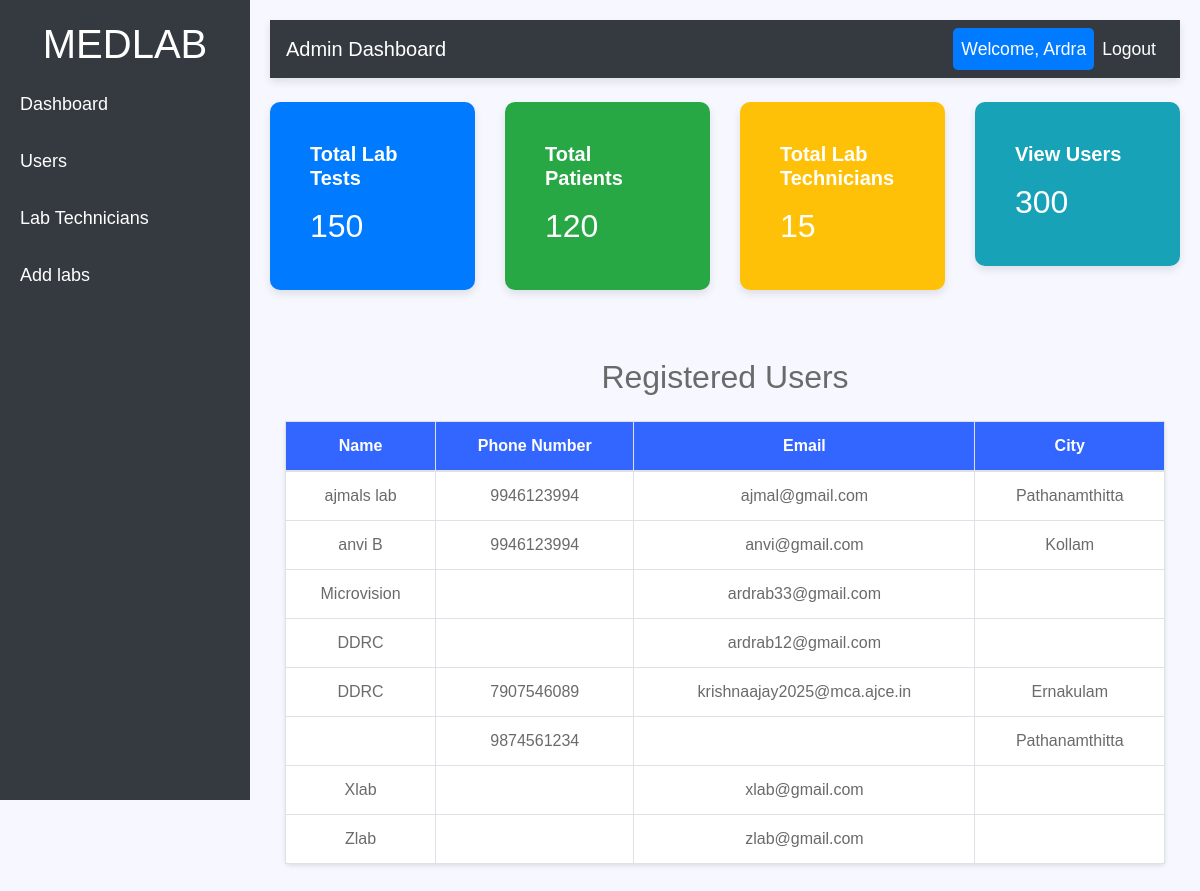
The app's page /labtechs/ (signed in) with its own data.
### myapp/models.py (models this page shows, shortened)
class User(AbstractUser):
    GENDER_CHOICES = [
        ('male', 'Male'),
        ('female', 'Female'),
        ('other', 'Other'),
    ]
    gender = models.CharField(
        max_length=10,
        blank=True,
        choices=GENDER_CHOICES
    )
    dob = models.DateField(null=True, blank=True)
    phone = models.CharField(max_length=15, null=True, blank=True)
    email = models.EmailField(unique=True)  # Ensure email is unique
    role = models.IntegerField(default=0)
    face_image = models.ImageField(upload_to='face_images/', null=True, blank=True)

class UserProfile(models.Model):
    lad_id = models.AutoField(primary_key=True)
    user = models.ForeignKey(settings.AUTH_USER_MODEL, on_delete=models.CASCADE, related_name='profiles')
    city = models.CharField(max_length=255)
    phone_no = models.CharField(max_length=15)
    license_no = models.CharField(max_length=255)
    profile_completed = models.BooleanField(default=False)

### myapp/views.py (the view)
# urls.py: path('labtechs/', views.labtech_list_view, name='labtech_list'),
@never_cache
@login_required
def labtech_list_view(request):
    users = User.objects.filter(role=2).prefetch_related('profiles')
    return render(request, 'admins/labtech.html', {'users': users})

### templates/admins/labtech.html (shortened to what this page needs)
{% load static %}
<!doctype html>
<html lang="en">
<head>
    <link rel="stylesheet" href="{% static 'assets/css/bootstrap.min.css' %}">
    <link rel="stylesheet" href="{% static 'assets/css/fontawsom-all.min.css' %}">
    <link rel="stylesheet" href="{% static 'assets/plugins/slider/css/owl.carousel.min.css' %}">
    <link rel="stylesheet" href="{% static 'assets/plugins/slider/css/owl.theme.default.css' %}">
    <link rel="stylesheet" type="text/css" href="{% static 'assets/css/style.css' %}" />
</head>
<body>
    <div class="sidebar">
        <h1 class="text-center text-white">MEDLAB</h1>
        <a href="{% url 'adminindex' %}">Dashboard</a>
        <a href="{% url 'user_list' %}">Users</a>
        <a href="{% url 'labtech_list' %}">Lab Technicians</a>
        <a href="{% url 'addlab' %}">Add labs</a>
    </div>
    <div class="main-content">
        <nav class="navbar navbar-expand-lg navbar-dark bg-dark">
            <a class="navbar-brand" href="#">Admin Dashboard</a>
            <div class="collapse navbar-collapse" id="navbarNav">
                <ul class="navbar-nav ml-auto">
                    <li class="nav-item">
                        <a class="nav-link active" href="#">Welcome, {{ user.first_name }}</a>
                    </li>
                    <li class="nav-item">
                        <a class="nav-link" href="{% url 'logout' %}">Logout</a>
                    </li>
                </ul>
            </div>
        </nav>
        <div class="container-fluid mt-4">
            <div class="row">
                <div class="col-md-3">
                    <div class="dashboard-card bg-primary text-white">
                        <div class="card-body">
                            <h5 class="card-title">Total Lab Tests</h5>
                            <p class="card-text" id="totalLabTests">0</p>
                        </div>
                    </div>
                </div>
                <div class="col-md-3">
                    <div class="dashboard-card bg-success text-white">
                        <div class="card-body">
                            <h5 class="card-title">Total Patients</h5>
                            <p class="card-text" id="totalPatients">0</p>
                        </div>
                    </div>
                </div>
                <div class="col-md-3">
                    <div class="dashboard-card bg-warning text-white">
                        <div class="card-body">
                            <h5 class="card-title">Total Lab Technicians</h5>
                            <p class="card-text" id="totalLabTechnicians">0</p>
                        </div>
                    </div>
                </div>
                <div class="col-md-3">
                    <div class="dashboard-card bg-info text-white">
                        <div class="card-body">
                            <h5 class="card-title">View Users</h5>
                            <p class="card-text" id="viewUsers">0</p>
                        </div>
                    </div>
                </div>
            </div>
            <div class="container mt-5">
                <h2 class="mb-4 text-center">Registered Users</h2>
                <table class="table table-bordered">
                    <thead>
                        <tr>
                            <th>Name</th>
                            <th>Phone Number</th>
                            <th>Email</th>
                            <th>City</th>
                        </tr>
                    </thead>
                    <tbody>
                        {% for user in users %}
                        <tr>
                            <td>{{ user.first_name }} {{ user.last_name }}</td>
                            <td>{{ user.profiles.first.phone_no }}</td>
                            <td>{{ user.email }}</td>
                            <td>{{ user.profiles.first.city }}</td>
                        </tr>
                        {% endfor %}
                    </tbody>
                </table>
            </div>
        </div>
    </div>
</body>

### static/assets/css/style.css (style rules this page uses)
* { margin: 0px; padding: 0px; list-style: none; }
a { text-decoration: none; outline: none; color: #444; }
ul { margin-bottom: 0; padding-left: 0; }
html, body { height: 100%; }
p { margin-bottom: 0px; width: 100%; }
::placeholder { color: #747f8a !important; font-size: 13px; opacity: .5 !important; }
.container-fluid { padding: 0px; }
h1, h2, h3, h4, h5, h6 { font-family: "mouse-500", Arial, Helvetica, sans-serif; }
body { background-color: #f7f7ff !important; font-family: "mouse-300", Arial, Helvetica, sans-serif; color: #6A6A6A; }

### templates/admins/labtech.html (style rules this page uses)
body { font-family: 'Arial', sans-serif; background-color: #f8f9fa; }
.sidebar { height: 100vh; position: fixed; top: 0; left: 0; width: 250px; background-color: #343a40; padding-top: 20px; }
.sidebar a { padding: 15px 20px; text-decoration: none; font-size: 18px; color: white; display: block; }
.main-content { margin-left: 250px; padding: 20px; }
.dashboard-card { border-radius: 10px; box-shadow: 0 4px 8px rgba(0, 0, 0, 0.1); padding: 20px; margin-bottom: 20px; transition: transform 0.3s; }
.card-title { font-size: 1.25rem; font-weight: bold; }
.dashboard-card.bg-primary { background-color: #007bff; color: white; }
.dashboard-card.bg-success { background-color: #28a745; color: white; }
.dashboard-card.bg-warning { background-color: #ffc107; color: white; }
.dashboard-card.bg-info { background-color: #17a2b8; color: white; }
.dashboard-card p { font-size: 2rem; margin: 0; }
.navbar { background-color: #343a40 !important; box-shadow: 0 4px 8px rgba(0, 0, 0, 0.1); }
.navbar-brand { color: #ffffff !important; }
.navbar-nav .nav-link { font-size: 1.1rem; color: #ffffff !important; }
.navbar-nav .nav-link.active { background-color: #007bff; color: #ffffff !important; border-radius: 5px; }
.table { background-color: #ffffff; border: 1px solid #dee2e6; border-radius: 5px; box-shadow: 0 2px 4px rgba(0, 0, 0, 0.1); }
.table th { background-color: #3366ff; color: #ffffff; text-align: center; }
.table td { text-align: center; vertical-align: middle; }

### records on screen
User: first_name "Ardra"
User: first_name "ajmals", last_name "lab", profiles.first.phone_no "9946123994", email "ajmal@gmail.com", profiles.first.city "Pathanamthitta"
User: first_name "anvi", last_name "B", profiles.first.phone_no "9946123994", email "anvi@gmail.com", profiles.first.city "Kollam"
User: first_name "Microvision", email "ardrab33@gmail.com"
User: first_name "DDRC", email "ardrab12@gmail.com"
User: first_name "DDRC", profiles.first.phone_no "7907546089", email "krishnaajay2025@mca.ajce.in", profiles.first.city "Ernakulam"
User: profiles.first.phone_no "9874561234", profiles.first.city "Pathanamthitta"
User: first_name "Xlab", email "xlab@gmail.com"
User: first_name "Zlab", email "zlab@gmail.com"
